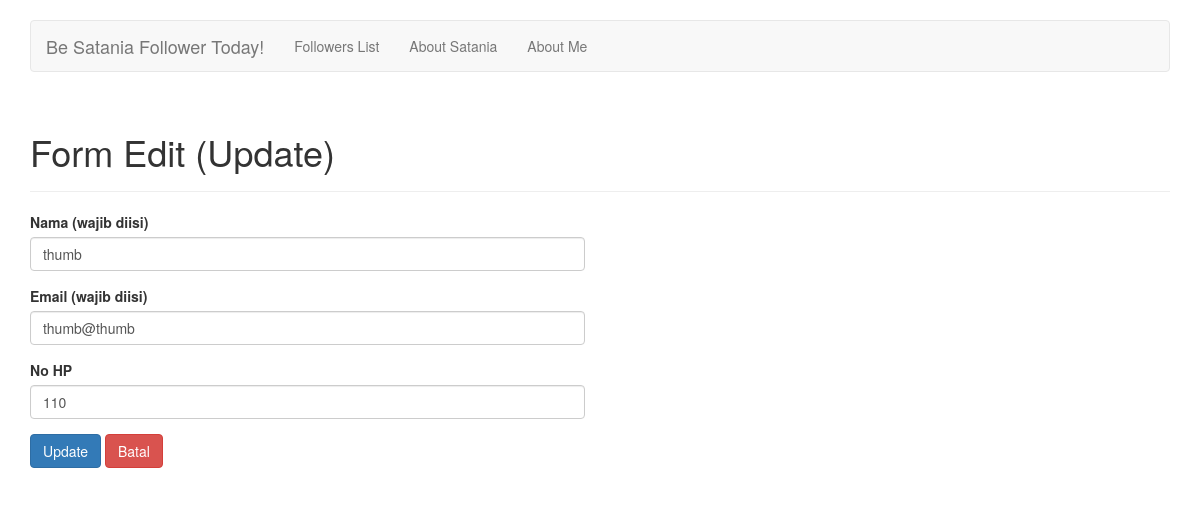
Screenshot of /edit.php?id=6 with the database file from the repository.
### tables this page shows
CREATE TABLE `t_member` (
  `id` int(11) NOT NULL,
  `nama` varchar(100) NOT NULL,
  `email` varchar(75) NOT NULL,
  `hp` varchar(50) NOT NULL
);

### edit.php (the view, shortened to what this page needs)
<html>
<head>
<?php
include "header.php";
include "connect.php";
$sql = mysqli_query($con,"SELECT id, nama, email, hp FROM t_member WHERE id = '".$_GET['id']."'");
$data = mysqli_fetch_array($sql);
?>
</head>
<body>
<div class="container">
<?php include "nav.php"; ?>
<div class="row">
    <div class="col-lg-12">
        <div class="page-header">
            <h1>Form Edit (Update)</h1>
        </div>
    </div>
</div>
<div class="row">
	<div class="col-md-6">
	<form id="form_input" method="POST">
	<div class="form-group">
  		<label class="control-label" for="nama">Nama (wajib diisi)</label>
  		<input type="text" class="form-control" name="nama" id="nama" value="<?php echo $data['nama']; ?>" required>
	</div>
	<div class="form-group">
  		<label class="control-label" for="email">Email (wajib diisi)</label>
  		<input type="email" class="form-control" name="email" id="email" value="<?php echo $data['email']; ?>" required>
	</div>
	<div class="form-group">
  		<label class="control-label" for="hp">No HP</label>
  		<input type="text" class="form-control" name="hp" id="hp" value="<?php echo $data['hp']; ?>">
	</div>
	<div class="form-group">
	<input type="submit" value="Update" name="update" class="btn btn-primary">
	<a href="rekap.php" class="btn btn-danger">Batal</a>
	</div>
	</form>
	</div>
</div>
</div>
</body>
</html>

### header.php (style rules this page uses)
body { padding-top: 20px; padding-bottom: 20px; }

### rows the page displays
t_member: nama "thumb", email "thumb@thumb", hp "110"
